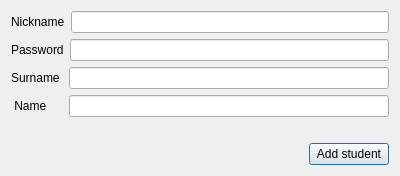
<?xml version="1.0" encoding="UTF-8"?>
<ui version="4.0">
 <class>addStudent</class>
 <widget class="QDialog" name="addStudent">
  <property name="geometry">
   <rect>
    <x>0</x>
    <y>0</y>
    <width>400</width>
    <height>176</height>
   </rect>
  </property>
  <property name="windowTitle">
   <string>Dialog</string>
  </property>
  <layout class="QGridLayout" name="gridLayout">
   <item row="0" column="0">
    <layout class="QVBoxLayout" name="verticalLayout_3">
     <item>
      <layout class="QVBoxLayout" name="verticalLayout_2">
       <item>
        <layout class="QVBoxLayout" name="verticalLayout">
         <item>
          <layout class="QHBoxLayout" name="horizontalLayout_3">
           <item>
            <widget class="QLabel" name="label">
             <property name="text">
              <string>Nickname</string>
             </property>
            </widget>
           </item>
           <item>
            <widget class="QLineEdit" name="nickName">
             <property name="inputMask">
              <string/>
             </property>
            </widget>
           </item>
          </layout>
         </item>
         <item>
          <layout class="QHBoxLayout" name="horizontalLayout_4">
           <item>
            <widget class="QLabel" name="label_8">
             <property name="text">
              <string>Password</string>
             </property>
            </widget>
           </item>
           <item>
            <widget class="QLineEdit" name="password">
             <property name="inputMask">
              <string/>
             </property>
            </widget>
           </item>
          </layout>
         </item>
         <item>
          <layout class="QHBoxLayout" name="horizontalLayout_2">
           <item>
            <widget class="QLabel" name="label_2">
             <property name="text">
              <string>Surname </string>
             </property>
            </widget>
           </item>
           <item>
            <widget class="QLineEdit" name="surname">
             <property name="inputMask">
              <string/>
             </property>
            </widget>
           </item>
          </layout>
         </item>
         <item>
          <layout class="QHBoxLayout" name="horizontalLayout_5">
           <item>
            <widget class="QLabel" name="label_3">
             <property name="text">
              <string> Name     </string>
             </property>
            </widget>
           </item>
           <item>
            <widget class="QLineEdit" name="name">
             <property name="inputMask">
              <string/>
             </property>
            </widget>
           </item>
          </layout>
         </item>
        </layout>
       </item>
       <item>
        <spacer name="verticalSpacer">
         <property name="orientation">
          <enum>Qt::Vertical</enum>
         </property>
         <property name="sizeHint" stdset="0">
          <size>
           <width>20</width>
           <height>40</height>
          </size>
         </property>
        </spacer>
       </item>
      </layout>
     </item>
     <item>
      <layout class="QHBoxLayout" name="horizontalLayout">
       <item>
        <spacer name="horizontalSpacer">
         <property name="orientation">
          <enum>Qt::Horizontal</enum>
         </property>
         <property name="sizeHint" stdset="0">
          <size>
           <width>40</width>
           <height>20</height>
          </size>
         </property>
        </spacer>
       </item>
       <item>
        <widget class="QPushButton" name="pushButton">
         <property name="text">
          <string>Add student</string>
         </property>
        </widget>
       </item>
      </layout>
     </item>
    </layout>
   </item>
  </layout>
 </widget>
 <resources/>
 <connections/>
</ui>
